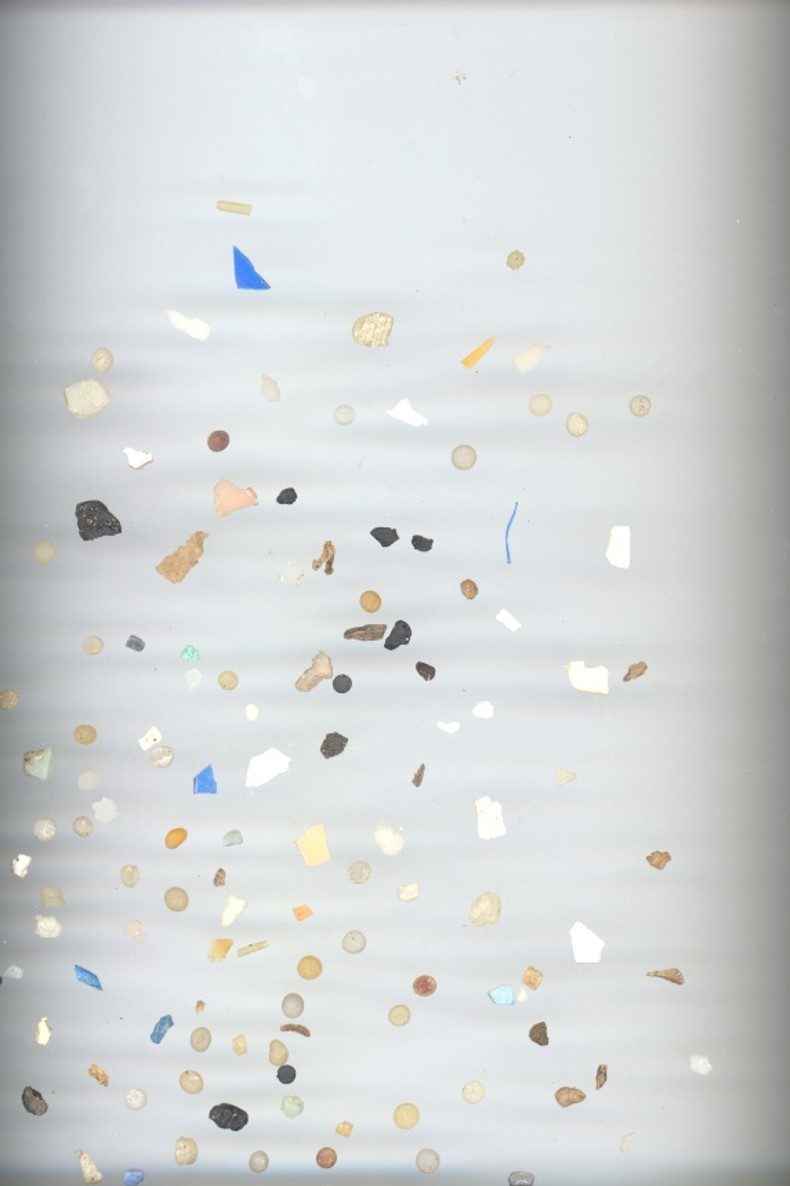
#> input picture MPs_test.jpg, 790 x 1186 px
$ jupyter execute VC_P3_microplastics.ipynb
#> lines starting #> are read from the running program, lines starting #| are printed output that depends on the picture; after the words box and inside, x2 and y2 are one past the last pixel; in counts of white or black regions, pixels touching at a corner belong together
TAREA: La tarea consiste en extraer características (geométricas y/o visuales) de las tres imágenes completas de partida, y *aprender* patrones que permitan identificar las partículas en nuevas imágenes. Para ello se proporciona como imagen de test *MPs_test.jpg* y sus correpondientes anotaciones *MPs_test_bbs.csv* con la que deben obtener las métricas para su propuesta de clasificación de microplásticos, además de la matriz de confusión. La matriz de confusión permitirá mostrar para cada clase el número de muestras que se clasifican correctamente de dicha clase, y el número de muestras que se clasifican incorrectamente como perteneciente a una de las otras dos clases.

En el trabajo [SMACC: A System for Microplastics Automatic Counting and Classification](https://doi.org/10.1109/ACCESS.2020.2970498), las características geométricas utilizadas fueron:

- Área en píxeles
- Perímetro en píxeles
- Compacidad (relación entre el cuadrado del perímetro y el área de la partícula)
- Relación del área de la partícula con la del contenedor
- Relación del ancho y el alto del contenedor
- Relación entre los ejes de la elipse ajustada
- Definido el centroide, relación entre las distancias menor y mayor al contorno

Si no se quedan satisfechos con la segmentación obtenida, es el mundo real, también en el README comento técnicas recientes de segmentación, que podrían despertar su curiosidad.

[cell 1]
import cv2
import numpy as np
import matplotlib.pyplot as plt
import csv

# ============================================
# FUNCIONES
# ============================================

def calculate_iou(box1, box2):
    """Calcula IoU entre dos bounding boxes"""
    x1, y1, w1, h1 = box1
    x2, y2, w2, h2 = box2

    xi1 = max(x1, x2)
    yi1 = max(y1, y2)
    xi2 = min(x1 + w1, x2 + w2)
    yi2 = min(y1 + h1, y2 + h2)

    inter_width = max(0, xi2 - xi1)
    inter_height = max(0, yi2 - yi1)
    inter_area = inter_width * inter_height

    box1_area = w1 * h1
    box2_area = w2 * h2
    union_area = box1_area + box2_area - inter_area

    if union_area == 0:
        return 0

    return inter_area / union_area


def extract_features(contour):
    """Extrae características geométricas básicas"""
    area = cv2.contourArea(contour)
    perimeter = cv2.arcLength(contour, True)
    x, y, w, h = cv2.boundingRect(contour)

    aspect_ratio = float(w) / h if h != 0 else 0
    compactness = (perimeter ** 2) / area if area > 0 else 0
    bbox_area = w * h
    extent = area / bbox_area if bbox_area > 0 else 0

    hull = cv2.convexHull(contour)
    hull_area = cv2.contourArea(hull)
    solidity = area / hull_area if hull_area > 0 else 0

    return {
        'area': area,
        'perimeter': perimeter,
        'aspect_ratio': aspect_ratio,
        'compactness': compactness,
        'extent': extent,
        'solidity': solidity,
        'width': w,
        'height': h
    }


def classify_particle(features):
    """Clasifica partícula basado en características geométricas"""
    ar = features['aspect_ratio']
    compactness = features['compactness']
    extent = features['extent']
    solidity = features['solidity']

    if solidity < 0.85 and compactness > 15:
        return 'FRA'

    if 0.7 <= ar <= 1.3 and extent > 0.7 and solidity > 0.85:
        return 'PEL'

    if solidity < 0.75:
        return 'TAR'

    if ar > 1.5 or ar < 0.6:
        return 'FRA'

    return 'PEL'


def process_pipeline(img, gray, use_clahe=False, clip_limit=3.0):
    """
    Pipeline completo de procesamiento
    Retorna: edges, contours, filtered_contours, blurred (o enhanced si CLAHE)
    """
    if use_clahe:
        clahe = cv2.createCLAHE(clipLimit=clip_limit, tileGridSize=(8, 8))
        processed = clahe.apply(gray)
    else:
        processed = gray.copy()

    blurred = cv2.GaussianBlur(processed, (5, 5), 0)
    edges = cv2.Canny(blurred, 30, 100)

    contours, _ = cv2.findContours(edges, cv2.RETR_EXTERNAL, cv2.CHAIN_APPROX_SIMPLE)

    # Filtrar por área
    min_area = 30
    max_area = 5000
    filtered_contours = [cnt for cnt in contours if min_area < cv2.contourArea(cnt) < max_area]

    return edges, contours, filtered_contours, processed


def match_and_classify(filtered_contours, annotations):
    """Empareja contornos con anotaciones y clasifica"""
    y_true = []
    y_pred = []
    matched_data = []

    for ann in annotations:
        ann_box = (ann['x'], ann['y'], ann['width'], ann['height'])

        best_iou = 0
        best_contour = None

        for contour in filtered_contours:
            x, y, w, h = cv2.boundingRect(contour)
            contour_box = (x, y, w, h)
            iou = calculate_iou(ann_box, contour_box)

            if iou > best_iou:
                best_iou = iou
                best_contour = contour

        if best_iou > 0.2:
            features = extract_features(best_contour)
            predicted_class = classify_particle(features)

            y_true.append(ann['class'])
            y_pred.append(predicted_class)

            x, y, w, h = cv2.boundingRect(best_contour)
            matched_data.append({
                'contour': best_contour,
                'true_class': ann['class'],
                'pred_class': predicted_class,
                'bbox': (x, y, w, h),
                'iou': best_iou,
                'features': features
            })

            ann['matched'] = True

    return y_true, y_pred, matched_data


def compute_confusion_matrix(y_true, y_pred):
    """Calcula matriz de confusión y métricas"""
    classes = sorted(list(set(y_true)))
    n_classes = len(classes)
    class_to_idx = {cls: idx for idx, cls in enumerate(classes)}

    cm = np.zeros((n_classes, n_classes), dtype=int)

    for true, pred in zip(y_true, y_pred):
        true_idx = class_to_idx[true]
        pred_idx = class_to_idx[pred]
        cm[true_idx, pred_idx] += 1

    return cm, classes

[cell 2]
# Cargar imagen y anotaciones
img = cv2.imread('MPs_test.jpg')
#> img is the input picture: shape (1186, 790, 3); mean B, G, R 213.9, 213.8, 210.9
gray = cv2.cvtColor(img, cv2.COLOR_BGR2GRAY)

print(f"Dimensiones de imagen: {img.shape}")
#| Dimensiones de imagen: (1186, 790, 3)

# Cargar anotaciones
annotations = []
with open('MPs_test_bbs.csv', 'r') as file:
#> (reads MPs_test_bbs.csv from the repository)
    reader = csv.reader(file)
    next(reader)  # Skip header

    for row in reader:
        annotations.append({
            'x': float(row[1]),
            'y': float(row[2]),
            'width': float(row[3]) - float(row[1]),
            'height': float(row[4]) - float(row[2]),
            'class': row[0],
            'matched': False
        })

print(f"Anotaciones cargadas: {len(annotations)}")

[cell 3]
# Procesar SIN CLAHE (para visualización)
edges_base, _, filtered_contours_base, blurred = process_pipeline(img, gray, use_clahe=False)
#> in process_pipeline, `edges = cv2.Canny(blurred, 30, 100)`:
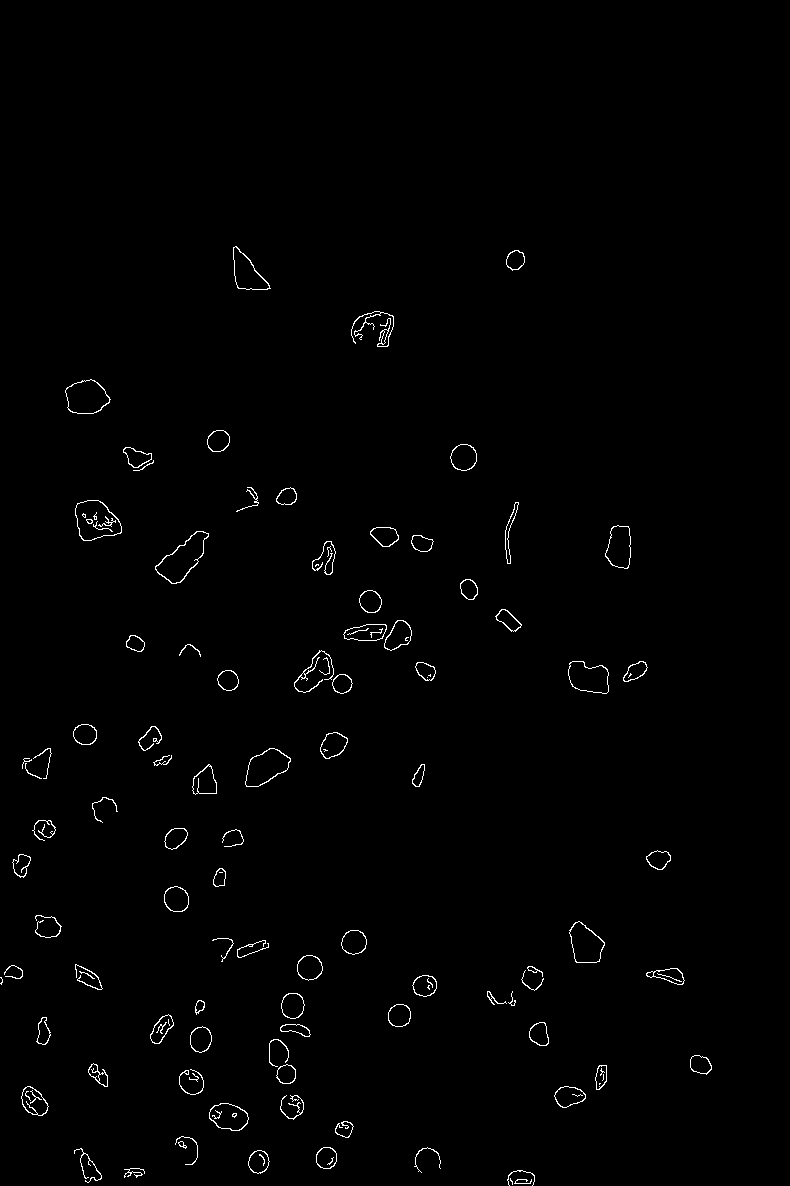
#> edges: shape (1186, 790); 0.91% white in thin lines or dots, all inside (x1, y1, x2, y2) = (0, 246, 712, 1186)
#> in process_pipeline, `contours, _ = cv2.findContours(edges, cv2.RETR_EXTERNAL, cv2.CHAIN_APP..`: contours = 97 contours, 28 with area under 20; largest, box (x1, y1, x2, y2) and area: (75, 500, 122, 541) 1350, (155, 531, 209, 584) 1328, (65, 379, 111, 414) 1126, (245, 748, 291, 787) 1100, (569, 921, 605, 963) 989
#> in process_pipeline, `filtered_contours = [cnt for cnt in contours if min_area < cv2.contour..`: filtered_contours = 63 contours; largest, box (x1, y1, x2, y2) and area: (75, 500, 122, 541) 1350, (155, 531, 209, 584) 1328, (65, 379, 111, 414) 1126, (245, 748, 291, 787) 1100, (569, 921, 605, 963) 989
#> filtered_contours_base has the same summary as filtered_contours in process_pipeline

# Procesar CON CLAHE (para visualización)
edges_clahe, _, filtered_contours_clahe, enhanced = process_pipeline(img, gray, use_clahe=True, clip_limit=3.0)
#> call 2 of process_pipeline, with use_clahe = True, clip_limit = 3
#> in process_pipeline (call 2), `processed = clahe.apply(gray)`:
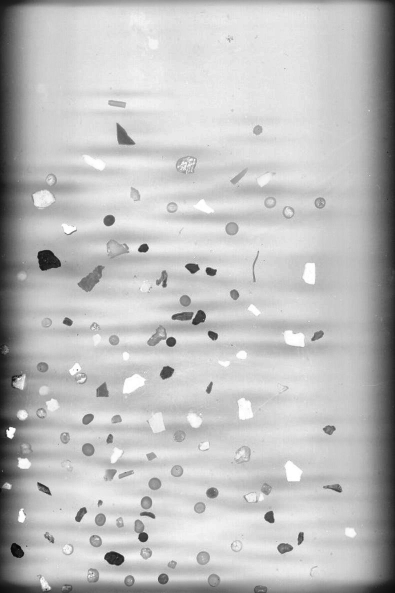
#> processed: shape (1186, 790) (shown at 1/2 size); min 7, max 255, mean 190.6
#> in process_pipeline (call 2), `contours, _ = cv2.findContours(edges, cv2.RETR_EXTERNAL, cv2.CHAIN_APP..`: contours = 187 contours, 74 with area under 20; largest, box (x1, y1, x2, y2) and area: (74, 499, 122, 542) 1404, (155, 531, 210, 585) 1365, (245, 747, 292, 788) 1143, (65, 379, 111, 414) 1133, (559, 660, 610, 694) 1062
#> in process_pipeline (call 2), `filtered_contours = [cnt for cnt in contours if min_area < cv2.contour..`: filtered_contours = 103 contours; largest, box (x1, y1, x2, y2) and area: (74, 499, 122, 542) 1404, (155, 531, 210, 585) 1365, (245, 747, 292, 788) 1143, (65, 379, 111, 414) 1133, (559, 660, 610, 694) 1062
#> filtered_contours_clahe has the same summary as filtered_contours in process_pipeline

# Visualizar pasos de procesamiento
fig, axes = plt.subplots(1, 4, figsize=(24, 6))

axes[0].imshow(blurred, cmap='gray')
axes[0].set_title('Blur Gaussiano', fontsize=14)
axes[0].axis('off')

axes[1].imshow(edges_base, cmap='gray')
axes[1].set_title('Detección de Bordes (Canny)', fontsize=14)
axes[1].axis('off')

# Imagen con contornos detectados SIN CLAHE
img_contours_base = img.copy()
cv2.drawContours(img_contours_base, filtered_contours_base, -1, (0, 255, 0), 2)
#> img_contours_base: shape (1186, 790, 3); 1.94% of pixels changed, all inside (x1, y1, x2, y2) = (11, 245, 713, 1175)
axes[2].imshow(cv2.cvtColor(img_contours_base, cv2.COLOR_BGR2RGB))
axes[2].set_title(f'Contornos Sin CLAHE: {len(filtered_contours_base)}', fontsize=14)
axes[2].axis('off')

# Imagen con contornos detectados CON CLAHE
img_contours_clahe = img.copy()
cv2.drawContours(img_contours_clahe, filtered_contours_clahe, -1, (255, 0, 0), 2)
#> img_contours_clahe: shape (1186, 790, 3); 3.32% of pixels changed, all inside (x1, y1, x2, y2) = (0, 199, 714, 1185)
axes[3].imshow(cv2.cvtColor(img_contours_clahe, cv2.COLOR_BGR2RGB))
axes[3].set_title(f'Contornos Con CLAHE (clip=3): {len(filtered_contours_clahe)}', fontsize=14)
axes[3].axis('off')

plt.tight_layout()
plt.savefig('microplastics_results/pasos_procesamiento.png', dpi=300, bbox_inches='tight')
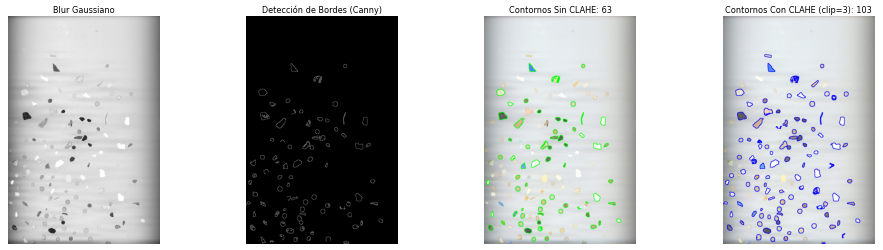
#> figure drawn by matplotlib, 4 panels
plt.show()

[cell 4]
# Configuraciones a comparar
configs = [
    {'name': 'Solo Canny', 'use_clahe': False, 'clip_limit': None},
    {'name': 'Canny + CLAHE (clip=3)', 'use_clahe': True, 'clip_limit': 3.0},
    {'name': 'Canny + CLAHE (clip=5)', 'use_clahe': True, 'clip_limit': 5.0}
]

results = []

for config in configs:
    # Resetear matched en anotaciones
    for ann in annotations:
        ann['matched'] = False

    # Procesar
    edges, contours, filtered_contours, processed = process_pipeline(
        img, gray,
        use_clahe=config['use_clahe'],
        clip_limit=config['clip_limit'] if config['clip_limit'] else 3.0
    )

    # Emparejar y clasificar
    y_true, y_pred, matched_data = match_and_classify(filtered_contours, annotations)

    # Calcular métricas
    if len(y_true) > 0:
        cm, classes = compute_confusion_matrix(y_true, y_pred)
        accuracy = np.trace(cm) / np.sum(cm) if np.sum(cm) > 0 else 0
        recall = len(matched_data) / len(annotations) * 100
    else:
        cm = None
        classes = []
        accuracy = 0
        recall = 0

    results.append({
        'config': config,
        'confusion_matrix': cm,
        'classes': classes,
        'accuracy': accuracy,
        'recall': recall,
        'matched_data': matched_data,
        'y_true': y_true,
        'y_pred': y_pred,
        'filtered_contours': filtered_contours
    })

    print(f"\n{config['name']}:")
    print(f"  - Contornos filtrados: {len(filtered_contours)}")
    print(f"  - Partículas emparejadas: {len(matched_data)}/{len(annotations)}")
    print(f"  - Recall: {recall:.2f}%")
    print(f"  - Accuracy: {accuracy:.3f}")
#> this loop made 3 passes
#> (cm, accuracy, recall) on passes 1 to 3: ([[9, 14, 0], [1, 18, 0], [2, 11, 0]], 0.491, 56.7), ([[16, 26, 0], [2, 27, 0], [2, 12, 0]], 0.506, 87.63), ([[19, 20, 0], [2, 28, 0], [2, 12, 0]], 0.566, 85.57)
#> (printed output is left out)
#> after the loop, ann = {'x': 500, 'y': 249, 'width': 22, 'height': 22, 'class': 'PEL', 'matched': True}; results = 3 items

[cell 5]
# Crear figura con 3 matrices de confusión
fig, axes = plt.subplots(1, 3, figsize=(20, 6))

for idx, result in enumerate(results):
    ax = axes[idx]
    cm = result['confusion_matrix']
    classes = result['classes']
    config_name = result['config']['name']

    if cm is not None and len(classes) > 0:
        # Mostrar matriz
        im = ax.imshow(cm, interpolation='nearest', cmap=plt.cm.Blues)
        ax.set_title(f"{config_name}\nRecall: {result['recall']:.1f}% | Acc: {result['accuracy']:.3f}",
                     fontsize=12, pad=10)

        # Etiquetas
        tick_marks = np.arange(len(classes))
        ax.set_xticks(tick_marks)
        ax.set_xticklabels(classes, rotation=45, ha='right')
        ax.set_yticks(tick_marks)
        ax.set_yticklabels(classes)

        # Añadir valores
        thresh = cm.max() / 2.
        for i in range(len(classes)):
            for j in range(len(classes)):
                ax.text(j, i, format(cm[i, j], 'd'),
                       ha="center", va="center",
                       color="white" if cm[i, j] > thresh else "black",
                       fontsize=12)

        ax.set_ylabel('Clase Real', fontsize=10)
        ax.set_xlabel('Clase Predicha', fontsize=10)
    else:
        ax.text(0.5, 0.5, 'Sin datos', ha='center', va='center', transform=ax.transAxes)
        ax.set_title(config_name)
        ax.axis('off')
#> this loop made 3 passes
#> (cm, config_name, thresh) on passes 1 to 3: ([[9, 14, 0], [1, 18, 0], [2, 11, 0]], 'Solo Canny', 9), ([[16, 26, 0], [2, 27, 0], [2, 12, 0]], 'Canny + CLAHE (clip=3)', 13.5), ([[19, 20, 0], [2, 28, 0], [2, 12, 0]], 'Canny + CLAHE (clip=5)', 14)

plt.tight_layout()
plt.savefig('microplastics_results/comparacion_matrices_confusion.png', dpi=300, bbox_inches='tight')
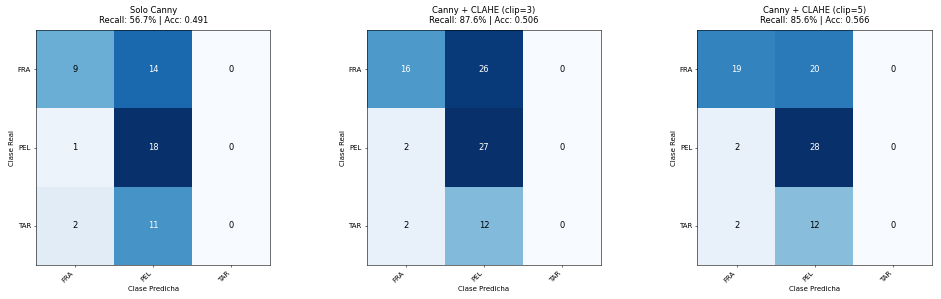
#> figure drawn by matplotlib, 3 panels
plt.show()

[cell 6]
# Crear figura con 3 imágenes lado a lado
fig, axes = plt.subplots(1, 3, figsize=(24, 10))

for idx, result in enumerate(results):
    ax = axes[idx]
    matched_data = result['matched_data']

    # Crear copia de la imagen
    img_result = img.copy()

    # Ground truth en rojo
    for ann in annotations:
        x = int(ann['x'])
        y = int(ann['y'])
        w = int(ann['width'])
        h = int(ann['height'])
        cv2.rectangle(img_result, (x, y), (x + w, y + h), (0, 0, 255), 2)
        cv2.putText(img_result, ann['class'], (x, y - 5),
                   cv2.FONT_HERSHEY_SIMPLEX, 0.4, (0, 0, 255), 1)

    # Predicciones: verde=correcto, azul=incorrecto
    for data in matched_data:
        x, y, w, h = data['bbox']
        color = (0, 255, 0) if data['true_class'] == data['pred_class'] else (255, 0, 0)

        cv2.rectangle(img_result, (x, y), (x + w, y + h), color, 2)
        label = f"{data['pred_class']}"
        cv2.putText(img_result, label, (x, y + h + 15),
                   cv2.FONT_HERSHEY_SIMPLEX, 0.4, color, 1)

    # Mostrar imagen
    ax.imshow(cv2.cvtColor(img_result, cv2.COLOR_BGR2RGB))
    ax.set_title(f"{result['config']['name']}\nRecall: {result['recall']:.1f}% | Acc: {result['accuracy']:.3f}",
                fontsize=12, pad=10)
    ax.axis('off')
#> this loop made 3 passes
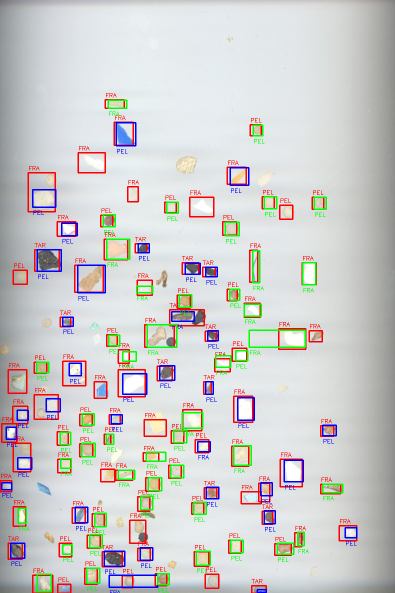
#> img_result: shape (1186, 790, 3) (shown at 1/2 size); mean B, G, R 203.1, 203.9, 205

# Leyenda común
fig.text(0.5, 0.02, 'Rojo: Ground Truth | Verde: Predicción Correcta | Azul: Predicción Incorrecta',
         ha='center', fontsize=14, weight='bold')

plt.tight_layout(rect=[0, 0.03, 1, 1])
plt.savefig('microplastics_results/comparacion_resultados_boxes.png', dpi=300, bbox_inches='tight')
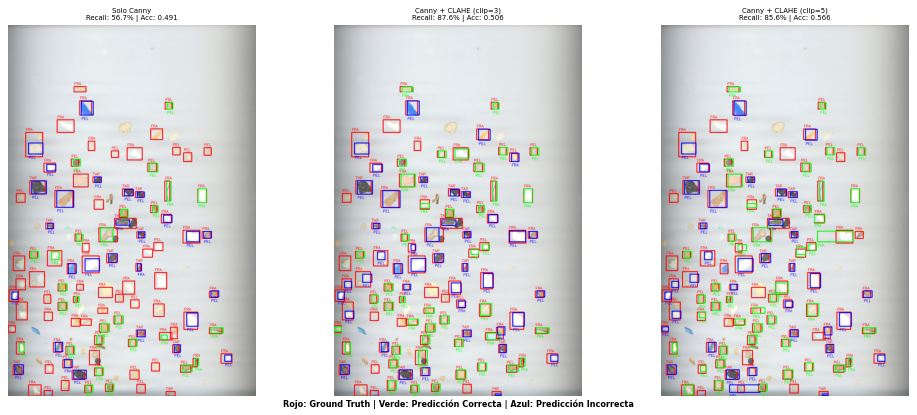
#> figure drawn by matplotlib, 3 panels
plt.show()

[cell 7]
# Tabla comparativa
print("\n" + "="*80)
print("RESUMEN COMPARATIVO")
print("="*80)
print(f"{'Método':<30} {'Contornos':<12} {'Recall':<12} {'Accuracy':<12}")
print("-"*80)

for result in results:
    print(f"{result['config']['name']:<30} "
          f"{len(result['filtered_contours']):<12} "
          f"{result['recall']:<12.2f}% "
          f"{result['accuracy']:<12.3f}")

print("="*80)

# Guardar resultados del mejor método
best_result = results[1] # 1 porque es el modelo Canny-CLAHE con clipLimit=3
#> best_result = 9 items
with open('microplastics_results/resultados_clasificacion.csv', 'w', newline='') as file:
    writer = csv.writer(file)
    writer.writerow(['Clase_Real', 'Clase_Predicha', 'IoU', 'Area', 'Aspect_Ratio',
                    'Compactness', 'Extent', 'Solidity'])

    for data in best_result['matched_data']:
        f = data['features']
        writer.writerow([
            data['true_class'],
            data['pred_class'],
            f"{data['iou']:.3f}",
            f"{f['area']:.1f}",
            f"{f['aspect_ratio']:.3f}",
            f"{f['compactness']:.3f}",
            f"{f['extent']:.3f}",
            f"{f['solidity']:.3f}"
        ])
#> this loop made 85 passes
